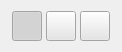
<?xml version="1.0" encoding="UTF-8"?>
<ui version="4.0">
 <class>AnnotationWidget</class>
 <widget class="QWidget" name="AnnotationWidget">
  <property name="geometry">
   <rect>
    <x>0</x>
    <y>0</y>
    <width>122</width>
    <height>50</height>
   </rect>
  </property>
  <property name="sizePolicy">
   <sizepolicy hsizetype="Minimum" vsizetype="Minimum">
    <horstretch>0</horstretch>
    <verstretch>0</verstretch>
   </sizepolicy>
  </property>
  <property name="windowTitle">
   <string>Form</string>
  </property>
  <property name="autoFillBackground">
   <bool>true</bool>
  </property>
  <layout class="QVBoxLayout" name="verticalLayout">
   <item>
    <layout class="QHBoxLayout" name="horizontalLayout">
     <property name="spacing">
      <number>3</number>
     </property>
     <item>
      <widget class="QPushButton" name="makeBox">
       <property name="enabled">
        <bool>true</bool>
       </property>
       <property name="sizePolicy">
        <sizepolicy hsizetype="Fixed" vsizetype="Fixed">
         <horstretch>0</horstretch>
         <verstretch>0</verstretch>
        </sizepolicy>
       </property>
       <property name="minimumSize">
        <size>
         <width>30</width>
         <height>30</height>
        </size>
       </property>
       <property name="maximumSize">
        <size>
         <width>30</width>
         <height>30</height>
        </size>
       </property>
       <property name="sizeIncrement">
        <size>
         <width>0</width>
         <height>0</height>
        </size>
       </property>
       <property name="focusPolicy">
        <enum>Qt::NoFocus</enum>
       </property>
       <property name="toolTip">
        <string>Box annotation</string>
       </property>
       <property name="styleSheet">
        <string notr="true">background-color: rgb(230, 230, 230);</string>
       </property>
       <property name="text">
        <string/>
       </property>
       <property name="iconSize">
        <size>
         <width>30</width>
         <height>30</height>
        </size>
       </property>
       <property name="checkable">
        <bool>true</bool>
       </property>
       <property name="checked">
        <bool>true</bool>
       </property>
      </widget>
     </item>
     <item>
      <widget class="QPushButton" name="makeLine">
       <property name="enabled">
        <bool>true</bool>
       </property>
       <property name="sizePolicy">
        <sizepolicy hsizetype="Fixed" vsizetype="Fixed">
         <horstretch>0</horstretch>
         <verstretch>0</verstretch>
        </sizepolicy>
       </property>
       <property name="minimumSize">
        <size>
         <width>30</width>
         <height>30</height>
        </size>
       </property>
       <property name="maximumSize">
        <size>
         <width>30</width>
         <height>30</height>
        </size>
       </property>
       <property name="sizeIncrement">
        <size>
         <width>0</width>
         <height>0</height>
        </size>
       </property>
       <property name="focusPolicy">
        <enum>Qt::NoFocus</enum>
       </property>
       <property name="toolTip">
        <string>Line annotation</string>
       </property>
       <property name="styleSheet">
        <string notr="true">background-color: rgb(230, 230, 230);</string>
       </property>
       <property name="text">
        <string/>
       </property>
       <property name="iconSize">
        <size>
         <width>30</width>
         <height>30</height>
        </size>
       </property>
       <property name="checkable">
        <bool>true</bool>
       </property>
      </widget>
     </item>
     <item>
      <widget class="QPushButton" name="makeDot">
       <property name="enabled">
        <bool>true</bool>
       </property>
       <property name="sizePolicy">
        <sizepolicy hsizetype="Fixed" vsizetype="Fixed">
         <horstretch>0</horstretch>
         <verstretch>0</verstretch>
        </sizepolicy>
       </property>
       <property name="minimumSize">
        <size>
         <width>30</width>
         <height>30</height>
        </size>
       </property>
       <property name="maximumSize">
        <size>
         <width>30</width>
         <height>30</height>
        </size>
       </property>
       <property name="sizeIncrement">
        <size>
         <width>0</width>
         <height>0</height>
        </size>
       </property>
       <property name="focusPolicy">
        <enum>Qt::NoFocus</enum>
       </property>
       <property name="toolTip">
        <string>Dot annotation</string>
       </property>
       <property name="styleSheet">
        <string notr="true">background-color: rgb(230, 230, 230);</string>
       </property>
       <property name="text">
        <string/>
       </property>
       <property name="iconSize">
        <size>
         <width>30</width>
         <height>30</height>
        </size>
       </property>
       <property name="checkable">
        <bool>true</bool>
       </property>
      </widget>
     </item>
    </layout>
   </item>
  </layout>
 </widget>
 <resources/>
 <connections/>
</ui>
